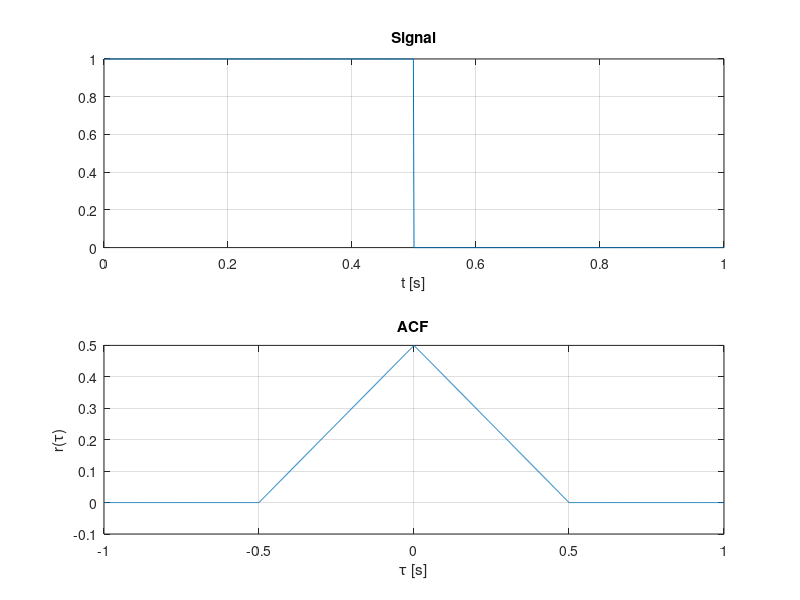

This figure's MATLAB source:
close all
clear all

Amp=1; % Amplitude
T=1; % Duration
tp=0.5; % Pulse duration
dt=0.001; % Sample time (step)
t=0:dt:T-dt; % Time
s=Amp*double(t<tp); % Rectangular pulse
cy=1; % Cycles
s=repmat(s,1,cy); % Repeat
t=linspace(0,cy*T-dt,length(s)); % Time
n=randn(1,length(t)); % Gaussian noise

% s=n; % Uncomment for WGN only 
% s=s+n; % Uncomment to add WGN to the signal

r=xcorr(s,s)*dt; % ACF
tau=linspace(-length(r)/2,length(r)/2,length(r))*dt; % ACF argument (tau). From (-length/2 to length/2)*dt

% Plots
figure('Name','ACF');
subplot(2,1,1) % First plot
plot(t,s);% Plot the signal
title('Signal'); % Title
xlabel('t [s]'); % X label
grid on
subplot(2,1,2) % Second plot
plot(tau,r); % Plot the ACF
title('ACF'); % Title
xlabel('\tau [s]'); % X label
ylabel('r(\tau)'); % Y label
grid on